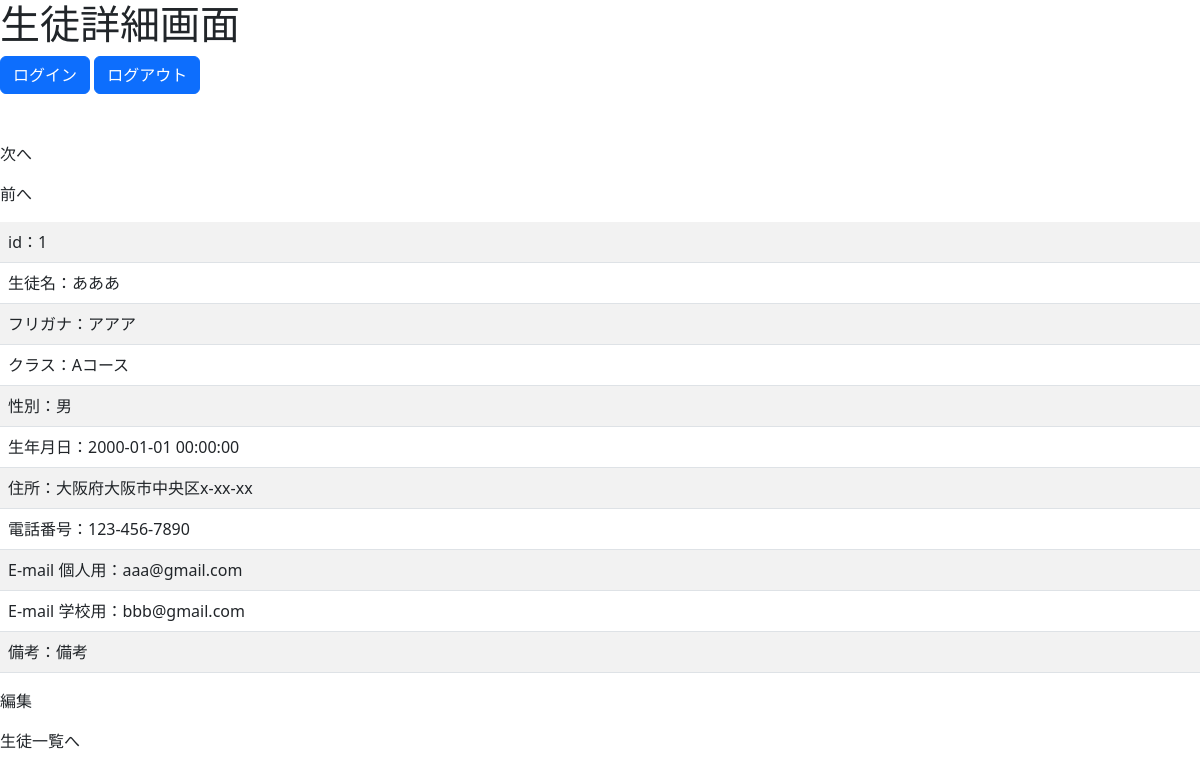
Before: /三宮校/student_detail/1 (signed in) with the older database file.
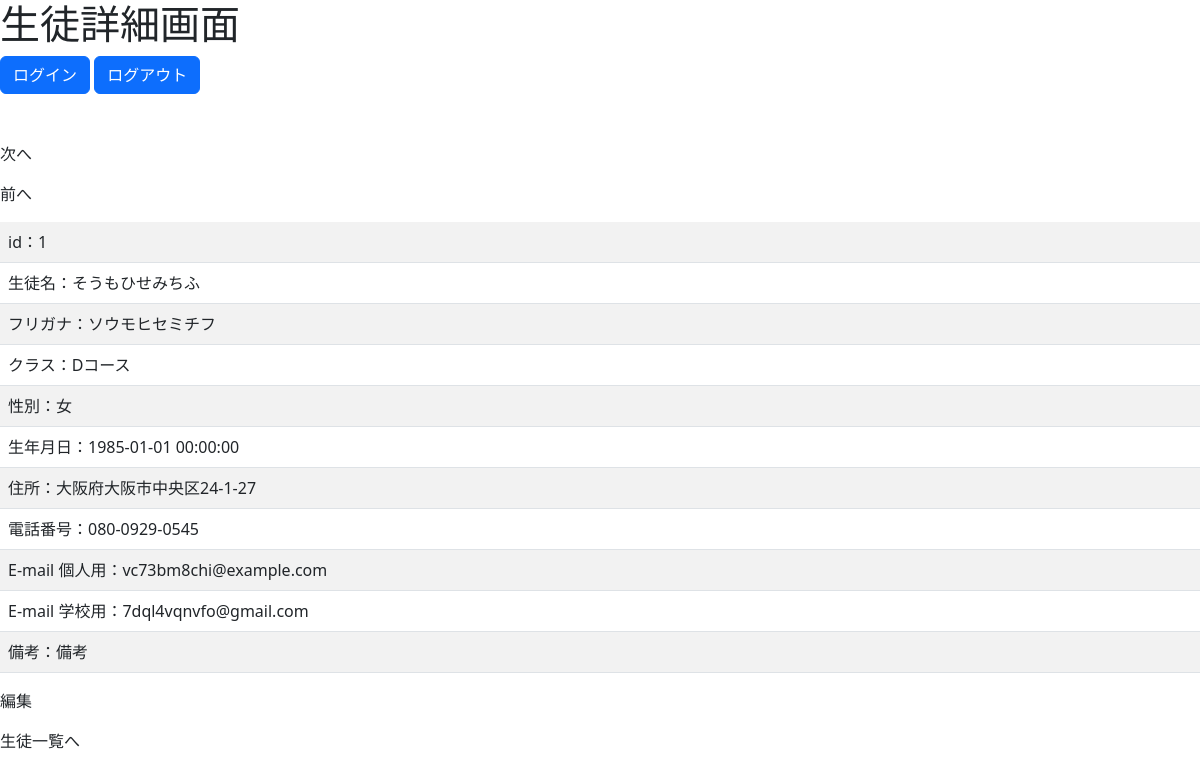
After: the same page with the newer database file.
### SIMS/models/__init__.py (models this page shows, shortened)
class BaseMixin(db.Model):
    __abstract__ = True
    id = Column(Integer, primary_key=True, autoincrement=True)
    @classmethod
    def get_one(cls, **kwargs):
        data = cls.query.filter_by(**kwargs).first()
        if data is None:
            return None
        return data.to_dict()
    def to_dict(self):
        dic = self.__dict__.copy()
        if '_sa_instance_state' in dic:
            del dic['_sa_instance_state']
        return dic

class Student(BaseMixin):
    __tablename__ = 'student'
    name = Column(String(64), nullable=False)
    name_kana = Column(String(64), nullable=False)
    school = Column(String(64), nullable=False)
    class_name = Column(String(64), nullable=False)
    gender = Column(Integer, nullable=False)
    birthday = Column(DateTime, nullable=False)
    address = Column(String(64), nullable=False)
    phone = Column(String(13), nullable=False)
    email = Column(String(64), nullable=False)
    gmail = Column(String(64), nullable=False)
    note = Column(String(400), nullable=False)
    def get_age(self, birthday):
        today = datetime.date.today()
        return today.year - birthday.year - ((today.month, today.day) < (birthday.month, birthday.day))
    def to_dict(self):
        dic = super().to_dict()
        dic['age'] = self.get_age(dic['birthday'])
        match (dic['gender']):
            case 1:
                dic['gender'] = '男'
            case 2:
                dic['gender'] = '女'
            case 3:
                dic['gender'] = 'その他'
        return dic

### SIMS/views/student_detail.py (the view)
@bp.route('/<school>/student_detail/<int:id>',methods=['GET', 'POST'])
@login_required
def student_detail(id,school):
    student = Student.get_one(id=id)
    school = School.get_one(name=school)
    return render_template('student_detail.html',\
        id = student['id'],\
        name = student['name'],\
        name_kana = student['name_kana'],\
        class_name = student['class_name'],\
        gender = student['gender'],\
        birthday = student['birthday'],\
        address = student['address'],\
        phone = student['phone'],\
        email = student['email'],\
        gmail = student['gmail'],\
        note = student['note'],\
        school = school
    )

### SIMS/user_auth.py (called while the page is built)
    @login_manager.user_loader
    def load_user(user_id):
        return User.query.get(user_id)

### SIMS/templates/student_detail.html (shortened to what this page needs)
<!DOCTYPE html>
<html lang="ja">
<head>
    <link rel="stylesheet" href="https://cdn.jsdelivr.net/npm/bootstrap@5.3.0/dist/css/bootstrap.min.css">
</head>
<body>
    <header>
        <h1>生徒詳細画面</h1>
        <div class="d-grid gap-2 d-md-block">
            <button class="btn btn-primary" type="button">ログイン</button>
            <button class="btn btn-primary" type="button">ログアウト</button>
          </div>
        <br><br>
        <p>次へ</p>
        <p>前へ</p>
    </header>
    <main>
        <table class="table table-striped">
            <tr>
                <td>
                    id：{{id}}
                </td>
            </tr>
            <tr>
                <td>
                    生徒名：{{name}}
                </td>
            </tr>
            <tr>
                <td>
                    フリガナ：{{name_kana}}
                </td>
            </tr>
            <tr>
                <td>
                    クラス：{{class_name}}
                </td>
            </tr>
            <tr>
                <td>
                    性別：{{gender}}
                </td>
            </tr>
            <tr>
                <td>
                    生年月日：{{birthday}}
                </td>
            </tr>
            <tr>
                <td>
                    住所：{{address}}
                </td>
            </tr>
            <tr>
                <td>
                    電話番号：{{phone}}
                </td>
            </tr>
            <tr>
                <td>
                    E-mail 個人用：{{email}}
                </td>
            </tr>
            <tr>
                <td>
                    E-mail 学校用：{{gmail}}
                </td>
            </tr>
            <tr>
                <td>
                    備考：{{note}}
                </td>
            </tr>
        </table>
    </main>
    <footer>
            <p>編集</p>
            <p>生徒一覧へ</p>
    </footer>
</body>
</html>

Changed rows visible on the page:
changed Student "備考": name "あああ" → "そうもひせみちふ"; name_kana "アアア" → "ソウモヒセミチフ"; class_name "Aコース" → "Dコース"; address "大阪府大阪市中央区x-xx-xx" → "大阪府大阪市中央区24-1-27"; phone "123-456-7890" → "080-0929-0545"; email "aaa@gmail.com" → "vc73bm8chi@example.com"; gmail "bbb@gmail.com" → "7dql4vqnvfo@gmail.com"
Other visible differences:
{{ gender }}: "男" → "女"
{{ birthday }}: "2000-01-01 00:00:00" → "1985-01-01 00:00:00"
